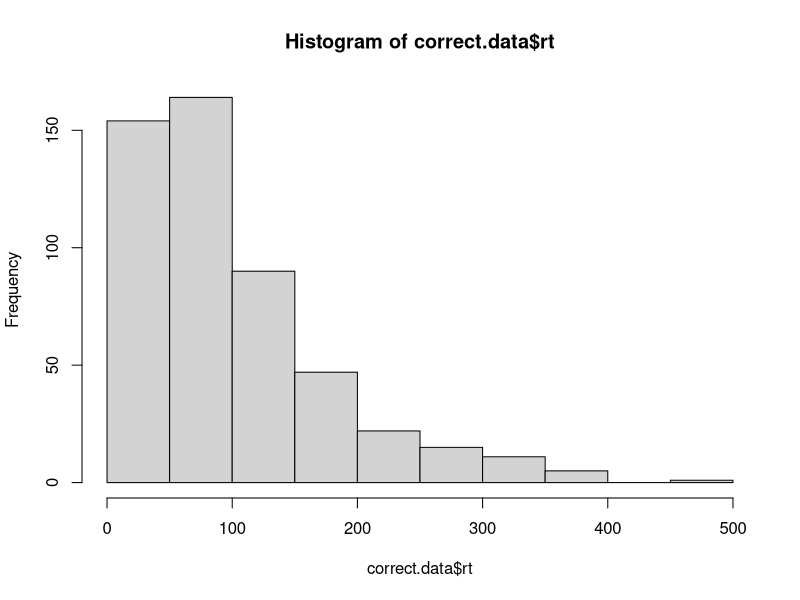
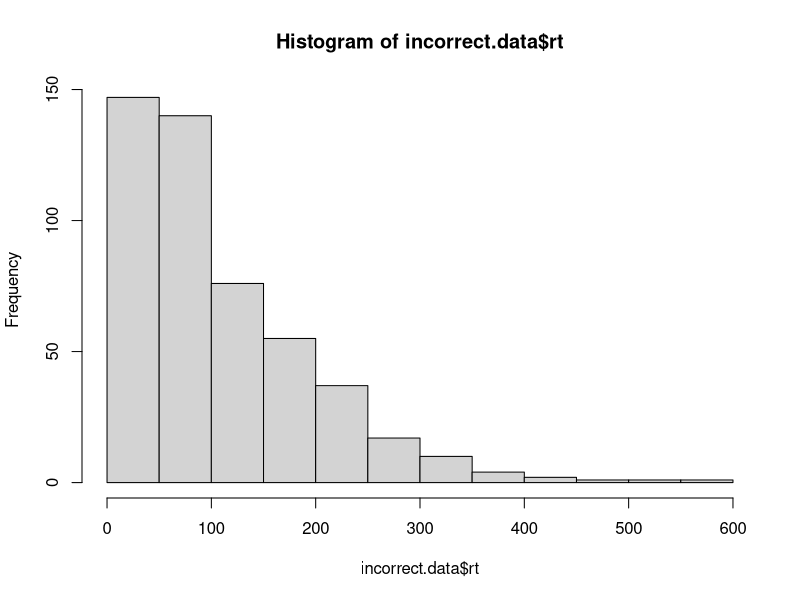

Here is the R script that generated these plots, in order:
# implement the model by filling in the function below
# the model should return a data frame with two columns: correct and rt
# the correct column should be TRUE or FALSE, and rt should contain the
# number of steps it took to reach the criterion.

# note that the function takes four arguments:
# samples is the number of samples to draw from the model
# drift is the drift rate (default value is 0)
# sdrw is the variability in the drift rate (default value is 0.3)
# criterion is the threshold for a response (default value is 3)

random.walk.model <- function(samples, drift=0, sdrw=0.3, criterion=3){
  
  
  data <- replicate(samples, sim.1(drift, sdrw, criterion))
  
  accuracy.array <- data[1, 1:samples]
  rt.array <- data[2, 1:samples]
  
  output <- data.frame(
    correct = accuracy.array,
    rt = rt.array
  )
  
  return(output)
}

sim.1 <- function(drift, sdrw, criterion){
  evidence <- 0
  time <- 0
  while (evidence < criterion && evidence > -criterion){
    evidence <- evidence + rnorm(1, drift, sdrw)
    time <- time + 1
  }
  return(c(evidence >= criterion, time))
}


# test the model ####

# if the model is working correctly, then the line below should generate a data frame with 
# 1000 samples and about half of the samples should be correct. the average rt will probably
# be around 112, but might vary from that by a bit.

initial.test <- random.walk.model(1000)
sum(initial.test$correct) / length(initial.test$correct) # should be close to 0.5
mean(initial.test$rt) # should be about 112

# visualize the RT distributions ####

# we can use dplyr to filter the data and visualize the correct and incorrect RT distributions


library(dplyr)

correct.data <- initial.test %>% filter(correct==TRUE)
incorrect.data <- initial.test %>% filter(correct==FALSE)

hist(correct.data$rt)
hist(incorrect.data$rt)


